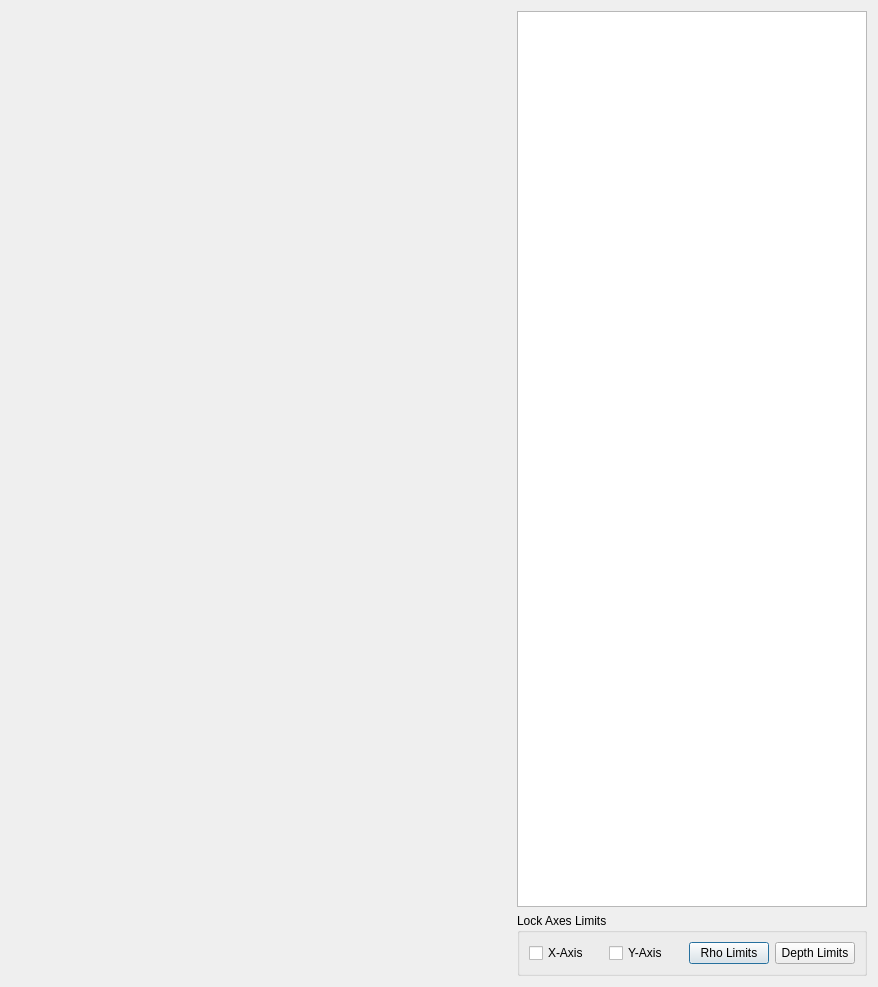
<?xml version="1.0" encoding="UTF-8"?>
<ui version="4.0">
 <class>Dialog</class>
 <widget class="QDialog" name="Dialog">
  <property name="geometry">
   <rect>
    <x>0</x>
    <y>0</y>
    <width>878</width>
    <height>987</height>
   </rect>
  </property>
  <property name="windowTitle">
   <string>Dialog</string>
  </property>
  <layout class="QGridLayout" name="gridLayout_2">
   <item row="0" column="0">
    <spacer name="verticalSpacer">
     <property name="orientation">
      <enum>Qt::Vertical</enum>
     </property>
     <property name="sizeHint" stdset="0">
      <size>
       <width>20</width>
       <height>40</height>
      </size>
     </property>
    </spacer>
   </item>
   <item row="0" column="1">
    <layout class="QGridLayout" name="gridLayout">
     <item row="0" column="0">
      <widget class="QWidget" name="mplwindow" native="true">
       <property name="sizePolicy">
        <sizepolicy hsizetype="Expanding" vsizetype="Preferred">
         <horstretch>0</horstretch>
         <verstretch>0</verstretch>
        </sizepolicy>
       </property>
       <layout class="QVBoxLayout" name="mplvl"/>
      </widget>
     </item>
    </layout>
   </item>
   <item row="0" column="2">
    <widget class="QTableWidget" name="layerTable">
     <property name="sizePolicy">
      <sizepolicy hsizetype="Fixed" vsizetype="Expanding">
       <horstretch>0</horstretch>
       <verstretch>0</verstretch>
      </sizepolicy>
     </property>
     <property name="minimumSize">
      <size>
       <width>350</width>
       <height>0</height>
      </size>
     </property>
    </widget>
   </item>
   <item row="1" column="2">
    <widget class="QGroupBox" name="groupBox">
     <property name="title">
      <string>Lock Axes Limits</string>
     </property>
     <layout class="QHBoxLayout" name="horizontalLayout">
      <item>
       <widget class="QCheckBox" name="lockXAxis">
        <property name="text">
         <string>X-Axis</string>
        </property>
       </widget>
      </item>
      <item>
       <widget class="QCheckBox" name="lockYAxis">
        <property name="text">
         <string>Y-Axis</string>
        </property>
       </widget>
      </item>
      <item>
       <widget class="QPushButton" name="rhoLimits">
        <property name="text">
         <string>Rho Limits</string>
        </property>
       </widget>
      </item>
      <item>
       <widget class="QPushButton" name="depthLimits">
        <property name="text">
         <string>Depth Limits</string>
        </property>
       </widget>
      </item>
     </layout>
    </widget>
   </item>
  </layout>
 </widget>
 <resources/>
 <connections/>
</ui>
